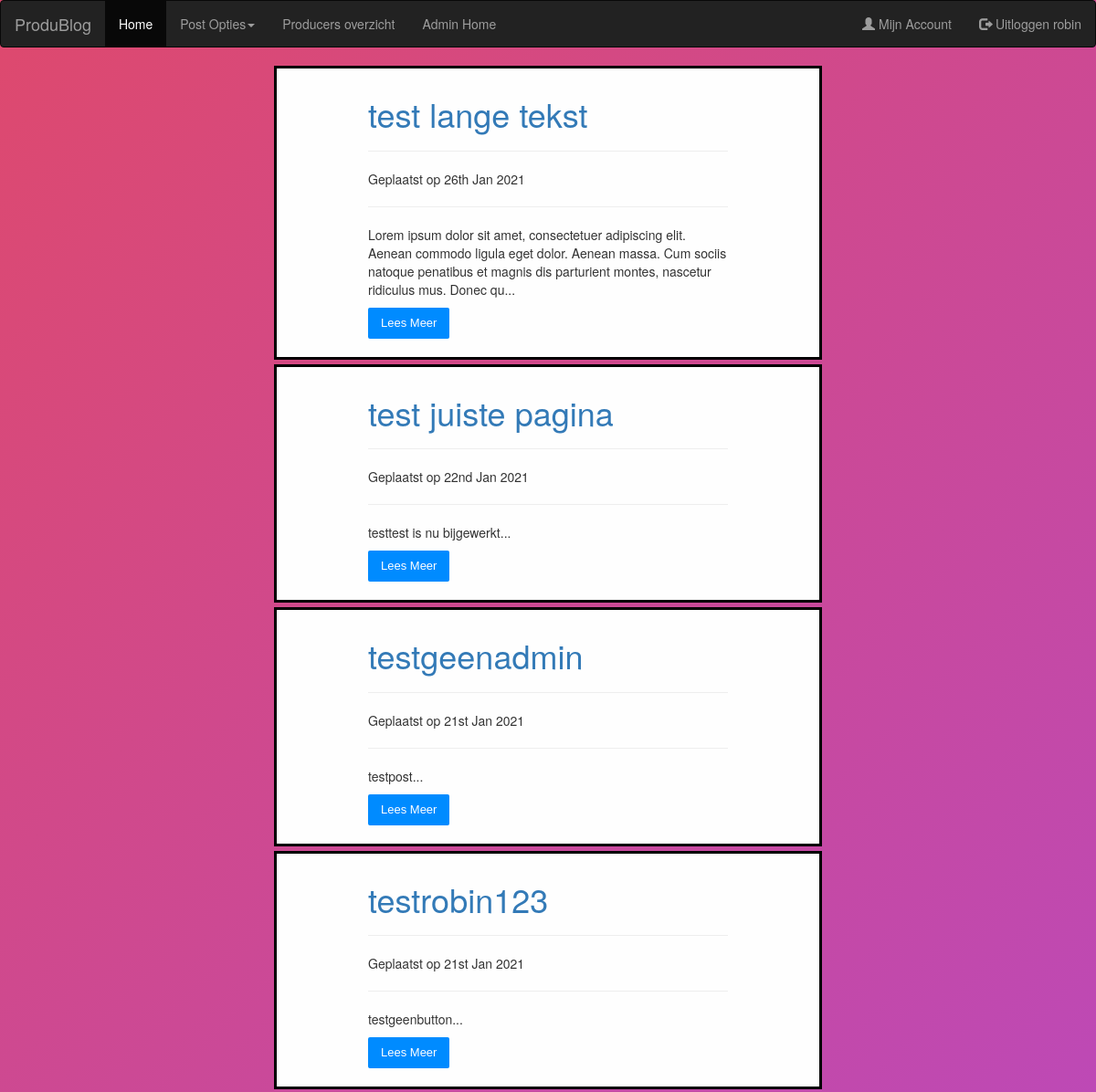
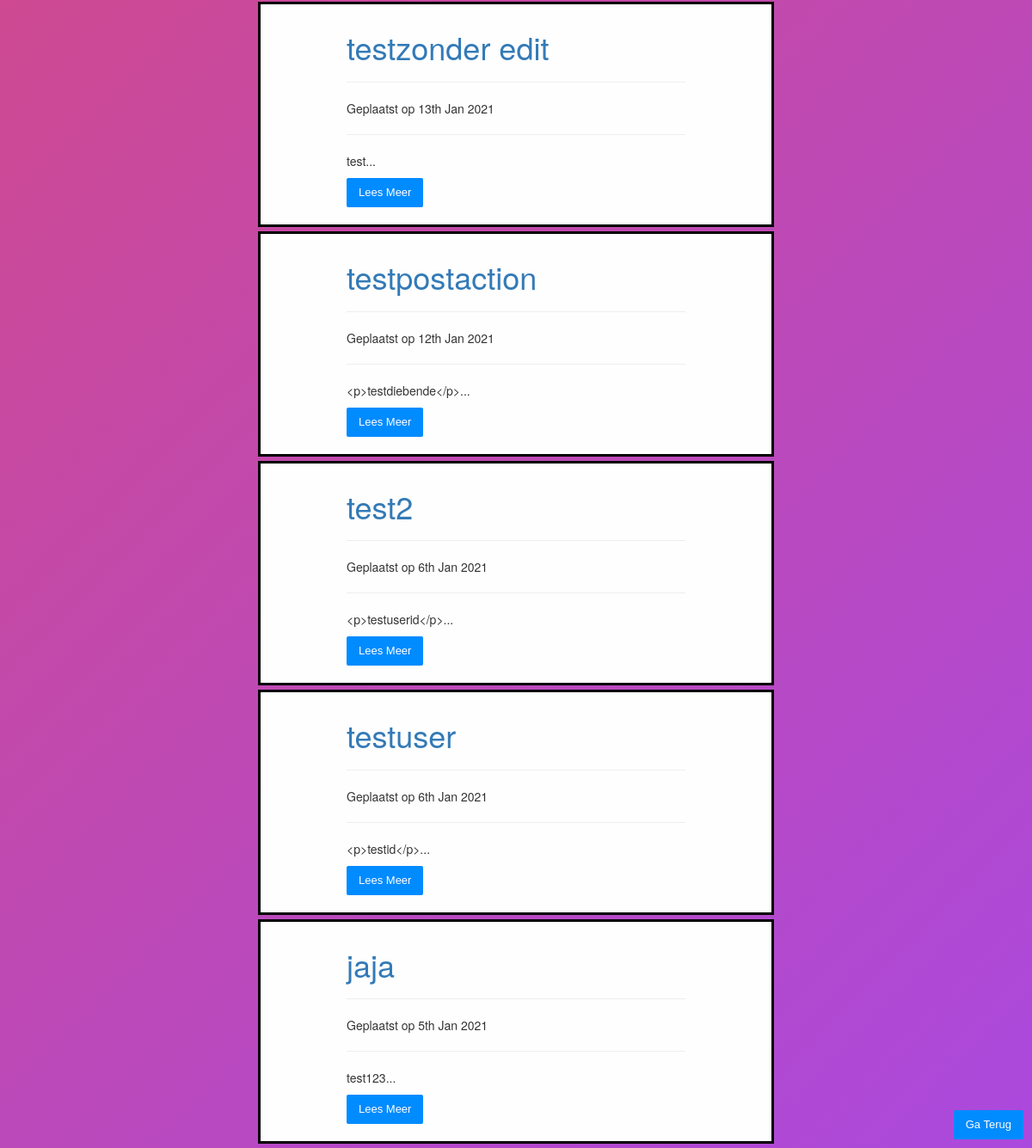
/Produblog/post_view.php?id=11 (signed in), run on the app's committed database (2 pictures, top to bottom).
### tables this page shows
CREATE TABLE `users` (
  `idUsers` int(11) NOT NULL,
  `username` varchar(255) DEFAULT NULL,
  `password` varchar(255) DEFAULT NULL,
  `usertype` varchar(32) DEFAULT NULL,
  `email` varchar(255) DEFAULT NULL,
  `date` date DEFAULT NULL
);

CREATE TABLE `post` (
  `idPost` int(11) NOT NULL,
  `idUsers` int(11) NOT NULL,
  `postname` varchar(64) DEFAULT NULL,
  `postcontent` longtext NOT NULL,
  `file_ops` varchar(255) DEFAULT NULL,
  `datum` date DEFAULT NULL,
  `admin_post` tinyint(1) DEFAULT NULL
);

### Produblog/assets/includes/include.php (called while the page is built, shortened)
<?php
  require_once('header.php');
  require_once('functions/functions.php');
  ?>

### Produblog/assets/includes/functions/functions.php (called while the page is built, shortened)
<?php
function getUserPost($id){
$row = null;
$input_parameters = array();
$con = getDBConnection();
$sql = "SELECT * FROM post WHERE idUsers ='$id' ORDER BY idPost DESC";
array_push($input_parameters , $row);
$stmt = $con->prepare($sql);
$stmt->execute($input_parameters);
return $row != null ? $stmt->fetch() : $stmt->fetchAll();
}
function html($text){
    return htmlspecialchars($text, ENT_QUOTES | ENT_SUBSTITUTE, 'UTF-8');
}
?>

### Produblog/post_view.php (the view)
<?php
require_once('assets/includes/include.php');
$id = $_GET["id"];
if(isset($_SESSION['usertype'])){
	$posts = getUserPost($id);
	echo"
			<p><button class='gaterugbtn'><a href='produceroverzicht.php'>Ga Terug</a></button></p>
	";
		foreach($posts as $post){
		  echo"
		  <div class='container2'>
			<div class='content2'>
					<div>
					<h1><a href='show.php?id=".html($post->idPost)."'>".html($post->postname). "</a></h1>
					<hr>
					<p>Geplaatst op ".html(date('jS M Y', strtotime($post->datum)))."</p>
					<hr>
					<p>".$shortdisplay = substr(html($post->postcontent), 0, 200)."...</p>
					<form action='show.php?id=".html($post->idPost)."' method='post'>
					<p><button class='readbtn' type='submit' name='page' value='postview' >Lees Meer</button></p>
					</form>
					</div>
			</div>
		  </div>
		  ";
		}
}
?>
<?php include_once('assets/includes/footer.php'); ?>

### Produblog/assets/includes/header.php (shortened to what this page needs)
<!DOCTYPE html>
<html lang="en">
<head>
  <link rel="stylesheet" href="assets/css/style.css">
  <link rel="stylesheet" href="https://maxcdn.bootstrapcdn.com/bootstrap/3.4.1/css/bootstrap.min.css">
</head>
<nav class="navbar navbar-inverse">
<?php
	$con = getDBConnection();
		if(isset($_SESSION['idUsers'])){
			$query = "SELECT idUsers, username, email, usertype FROM users WHERE idUsers = :idUsers";
			$user =  $con->prepare($query);
			$user->bindValue(':idUsers', $_SESSION['idUsers']);
			$user->execute();
			$result = $user->fetch(PDO::FETCH_ASSOC);
			echo"
			  <div class='container-fluid'>
				<div class='navbar-header'>
				  <a class='navbar-brand' href='home.php'>ProduBlog</a>
				</div>
				<ul class='nav navbar-nav'>
				  <li class='active'><a href='home.php'>Home</a></li>
			";
			if(isset($_SESSION['usertype']) && ( ($_SESSION['usertype'] == 'producer')  or ($_SESSION['usertype'] == 'admin') ) ){
				echo"  <li class='dropdown'><a class='dropdown-toggle' data-toggle='dropdown' href='#''>Post Opties<span class='caret'></span></a>
					<ul class='dropdown-menu'>
				  <li><a href='mijnposts.php?id=".$_SESSION['idUsers']."'>Mijn Posts</a></li>
				  <li><a href='producer_posts_create.php'>Creëer Post</a></li>
				  </ul>
				  </li>
				";
			  }
			  echo"
				  <li><a href='produceroverzicht.php'>Producers overzicht</a></li>
			";
			  if(isset($_SESSION['usertype']) && $_SESSION['usertype'] == 'admin'){
				echo "  <li><a href='admin_home.php'>Admin Home</a></li> ";
			  }
			echo"
				</ul>
					<ul class='nav navbar-nav navbar-right'>
						<li><a href='mijnaccount.php'><span class='glyphicon glyphicon-user'></span> Mijn Account</a></li>
						<li><a href='logout.php'><span class='glyphicon glyphicon-log-out'></span> Uitloggen ".$result['username']."</a></li>
					</ul>
			</div>
			";
		}
?>
</nav>
<body>

### Produblog/assets/css/style.css (style rules this page uses)
* { margin: 0px; padding: 0px; }
body { background-image: url("../assets/images/produbg.jpg"); font-size: 120%; background: rgb(222,73,109); background: -moz-linear-gradient(-45deg, rgba(222,73,109,1) 0%, rgba(171,73,222,1) 100%); background: -webkit-gradient(linear, left top, right bottom, color-stop(0%,rgba(222,73,109,1)), color-stop(100%,rgba(171,73,222,1))); background: -webkit-linear-gradient(-45deg, rgba(222,73,109,1) 0%,rgba(171,73,222,1) 100%); background: -o-linear-gradient(-45deg, rgba(222,73,109,1) 0%,rgba(171,73,222,1) 100%); background: -ms-linear-gradient(-45deg, rgba(222,73,109,1) 0%,rgba(171,73,222,1) 100%); background: linear-gradient(135deg, rgba(222,73,109,1) 0%,rgba(171,73,222,1) 100%); font-family: "Roboto", sans-serif; -webkit-font-smoothing: antialiased; -moz-osx-font-smoothing: grayscale; }
.container2 { display: block; width: 50%; background-color: #FEFEFE; margin: 5px auto; overflow: hidden; border: 3px solid black; }
.content2 { padding: 10px 100px; width: 100%; float: left; border-left-color: #FFF; border-right-color: #FFF; }
.readbtn { transition: all linear 0.2s; background: #008BFF; border: none; font-size: 13px; line-height: 22px; border-radius: 0; padding: 6px 14px; font-family: 'Montserrat', sans-serif; border-radius: 2px; color: white; }
.gaterugbtn { transition: all linear 0.2s; background: #008BFF; border: none; font-size: 13px; line-height: 22px; border-radius: 0; padding: 6px 14px; font-family: 'Montserrat', sans-serif; border-radius: 2px; position:fixed; right: 10px; bottom: 10px; color: white; }
.gaterugbtn a { text-decoration: none; color: #FEFEFE; }

### data on the page
users: username "robin"
post: postname "test lange tekst", datum "26th Jan 2021", postcontent "Lorem ipsum dolor sit amet, consectetuer adipiscing elit. Aenean commodo ligula eget dolor. Aenean massa. Cum sociis natoque penatibus et magnis dis parturient montes, nascetur ridiculus mus. Donec qu"
post: postname "test juiste pagina", datum "22nd Jan 2021", postcontent "testtest is nu bijgewerkt"
post: postname "testgeenadmin", datum "21st Jan 2021", postcontent "testpost"
post: postname "testrobin123", datum "21st Jan 2021", postcontent "testgeenbutton"
post: postname "testzonder edit", datum "13th Jan 2021", postcontent "test"
post: postname "testpostaction", datum "12th Jan 2021", postcontent "<p>testdiebende</p>"
post: postname "test2", datum "6th Jan 2021", postcontent "<p>testuserid</p>"
post: postname "testuser", datum "6th Jan 2021", postcontent "<p>testid</p>"
post: postname "jaja", datum "5th Jan 2021", postcontent "test123"
